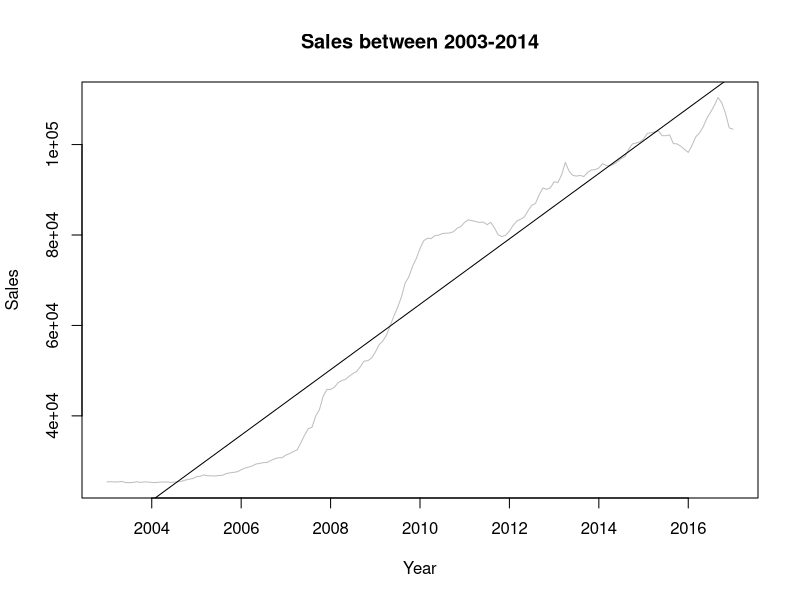
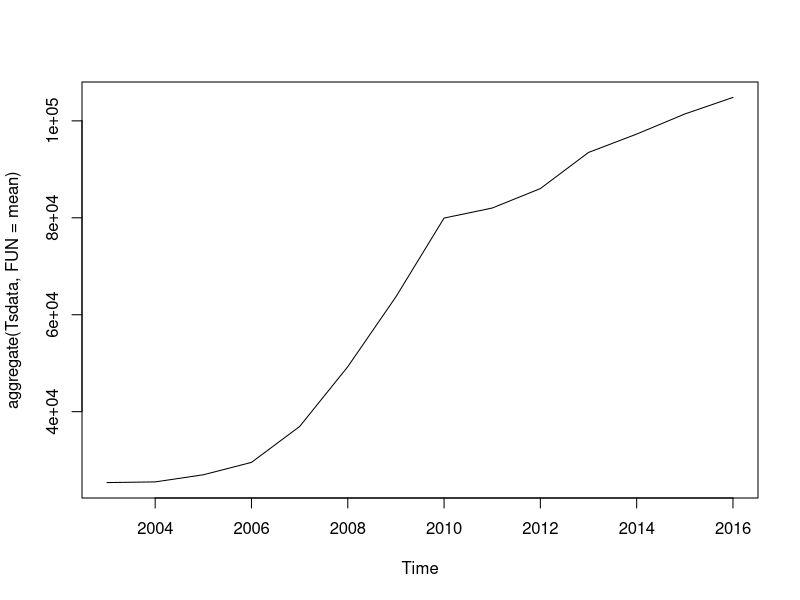
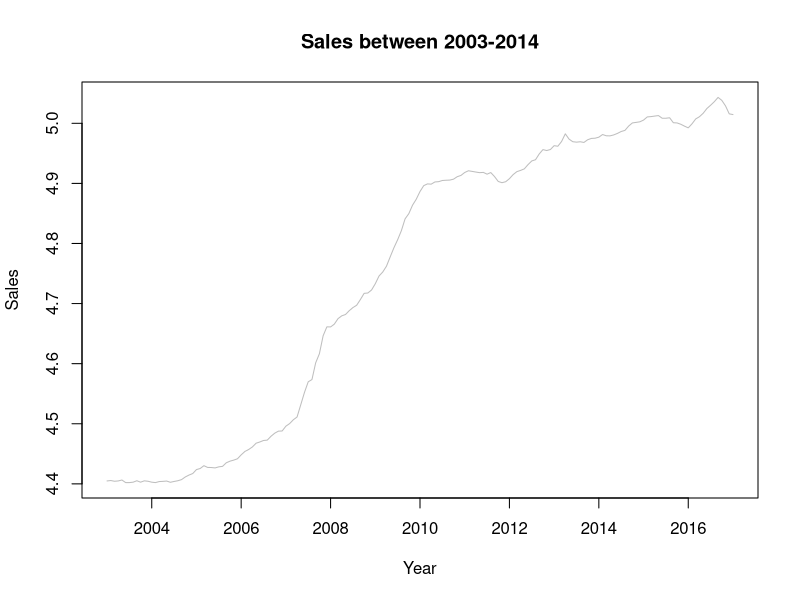
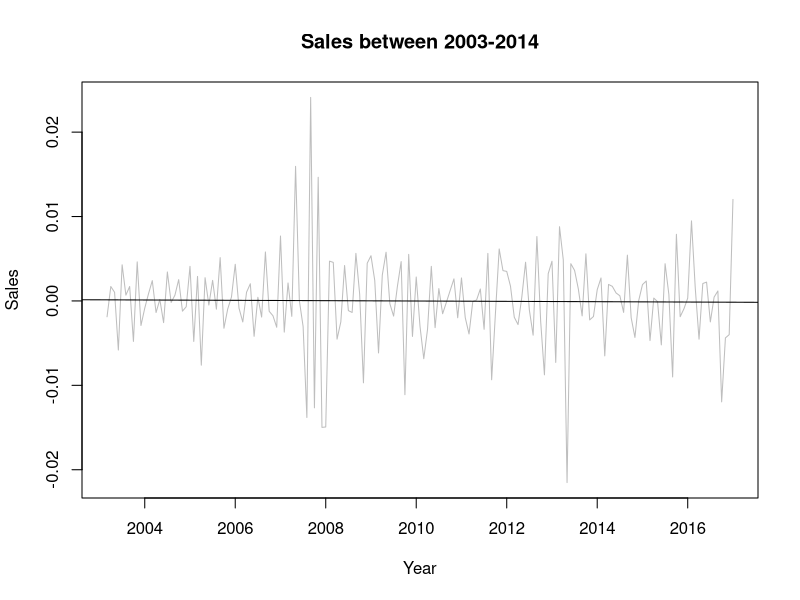
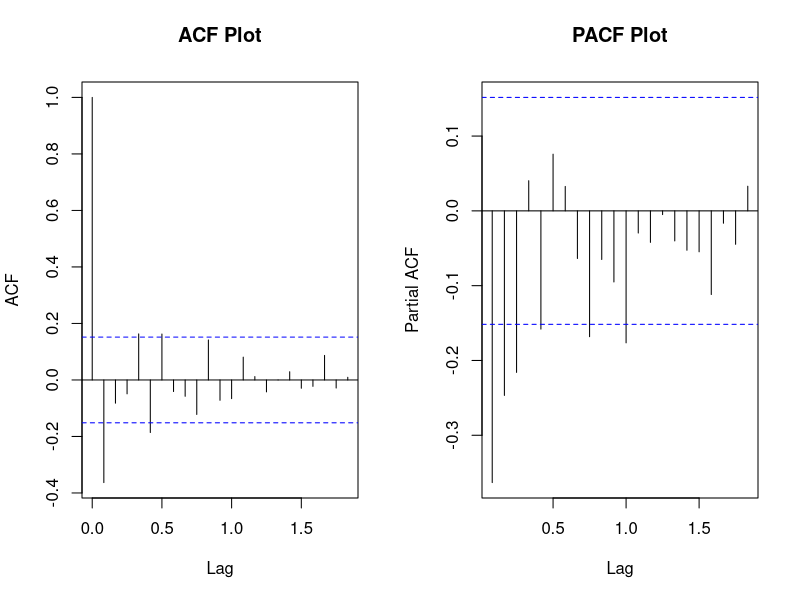
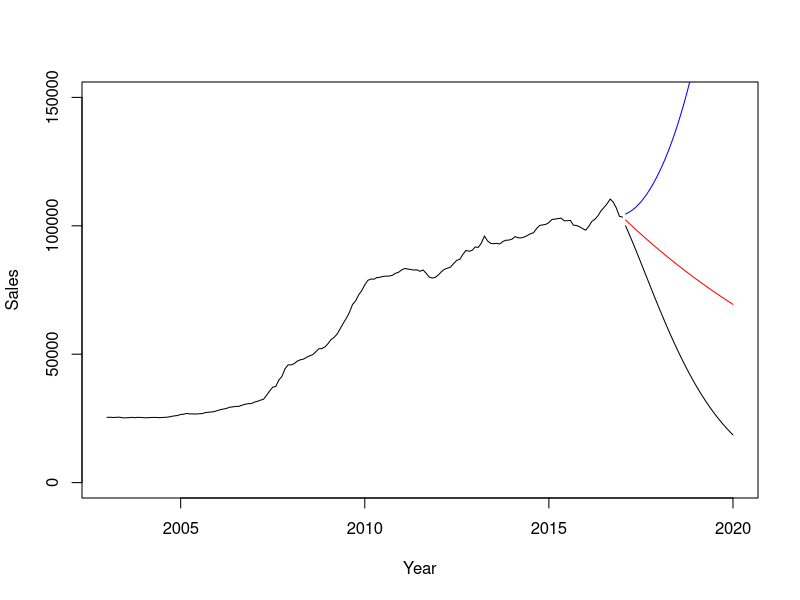
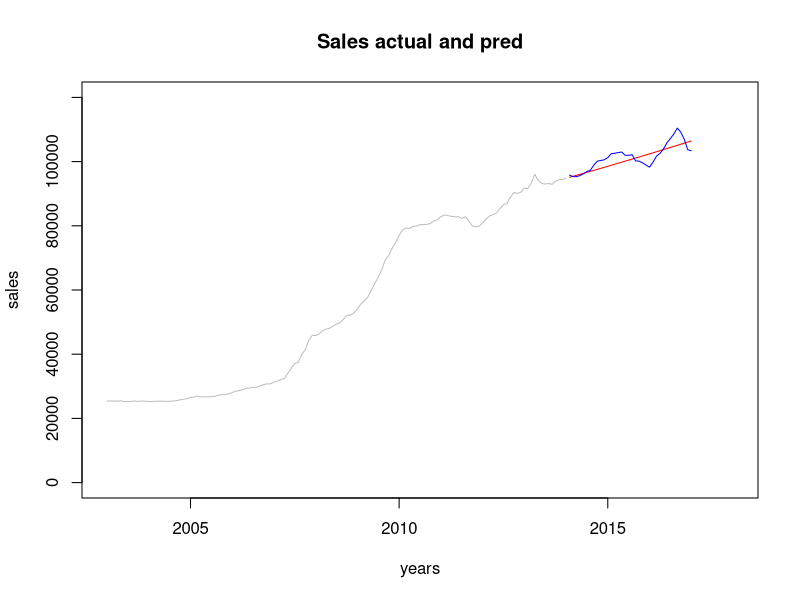

Generate these figures, in order, with R:


#====================================Time series Forcasting Case Study Project==========================================

#--------------------------------------By SHASHANK TANWAR------------------------------------------------------


#----------Preparing Environment for Time Series forcasting---------------------------------------------------


list.of.packages <- c("forecast", "ggplot2","MASS","caTools","sqldf","tseries")
new.packages <- list.of.packages[!(list.of.packages %in% installed.packages()[,"Package"])]
if(length(new.packages)) install.packages(new.packages, repos="http://cran.rstudio.com/")
library(forecast)
library(tseries)

#-------------------Impoting dataset--------------------------------------------------------------------------
path<- "C:/Users/Stark/Documents/ivy files/R/Case studies/Time series case study project/IVY_Time Series Project"
setwd(path)

data<- read.csv("1sales.csv")
Tsdata<- data# backup file

dim(Tsdata)
str(Tsdata)

class(Tsdata)

# checking null values
colSums(is.na(Tsdata)) #no null values found

#----------------------Converting into timeseries dataset----------------------------------------

Tsdata<- ts(Tsdata[,2], start = c(2003,1), frequency = 12 ) 

start(Tsdata)
end(Tsdata)
frequency(Tsdata)

StructTS(Tsdata)

#----------------------Ploting data---------------------------------

plot(Tsdata,ylab="Sales", xlab="Year",main="Sales between 2003-2014",col="grey")
abline(reg = lm(Tsdata~time(Tsdata)))
cycle(Tsdata)
plot(aggregate(Tsdata,FUN=mean))

# the data has trend and drift
#clearly the data is non stationary and also dont have any seasonality

#------------Making data stationary------------------------------------------------------------

#Log transformation
Tsdata_diff1<- log10(Tsdata)
par(mfrow = c(1,1))
plot(Tsdata_diff1,ylab="Sales", xlab="Year",main="Sales between 2003-2014",col="grey")

#differencing and log transformation
Tsdata_diff2<- diff(Tsdata_diff1, differences = 2)

plot(Tsdata_diff2, ylab="Sales", xlab="Year",main="Sales between 2003-2014",col="grey")
abline(reg = lm(Tsdata_diff2~time(Tsdata_diff2)))

# with Log10 and 2 order of differencing makes the series stationary

#-----------------------Checking stationarity by Augmented dicky fuller test--------------------
Tsdata_diff2<- diff(Tsdata_diff1, differences = 2)

adf.test(Tsdata_diff2, alternative = "stationary") # p values is less than 0.05 hence the data is now stationary

#KPSS test

kpss.test(Tsdata_diff2) # stationary

#-----------------------Creating ACF and PACF Plots-------------------------------------------------------------

par(mfrow = c(1,2))

acf(Tsdata_diff2, main= "ACF Plot") # ACF plot to get the degree of MA(q)
pacf(Tsdata_diff2, main = "PACF Plot")# PACF Plot to get the degree of AR(p)

#--------------------Running ARIMA Model-----------------------------------------
ARIMAfit<- arima((Tsdata), c(0,2,1))

summary(ARIMAfit)

#Running the ARIMA model-R, gives the best model fit 
require(forecast)
ARIMAFit1=auto.arima(log10(Tsdata),approximation=TRUE,trace=TRUE)
summary(ARIMAFit1)
ARIMAFit1$residuals

#Predicting future values

pred <- predict(ARIMAFit1, n.ahead = 36)
predicted_values<- 10^(pred$pred)
predicted_values
write.csv(predicted_values, "predicted36.csv")

##Ploting the observed data and forecasted data together
par(mfrow=c(1,1))
plot(Tsdata,type="l", xlim = c(2003,2020), ylim = c(1,150000 ),xlab="Year",ylab="Sales")
lines(10^(pred$pred),col="red")
lines(10^(pred$pred+2*pred$se), col = 'blue')
lines(10^(pred$pred-2*pred$se),col="black")
##############################################################################################

# Checking accuracy by taking shorter sample to predict the known future sales value

Tsdata.train<- head(Tsdata, 133)

Tsdata.test<- tail(Tsdata, 36)


Tsdata.train<- ts(Tsdata.train ,start = c(2003,1),frequency = 12 )
Tsdata.test<- ts(Tsdata.test,start = c(2014,2),frequency = 12 )


start(Tsdata.train)
end(Tsdata.train)

start(Tsdata.test)
end(Tsdata.test)

ARIMAfit_new<- arima(log10(Tsdata.train), c(0,2,1))
summary(ARIMAfit_new)

pred<- predict(ARIMAfit_new, n.ahead = 36)
predicted_values1<- 10^pred$pred
predicted_values1


#Ploting actual and predicted
par(mfrow=c(1,1))
plot(Tsdata.train, xlab= 'years', ylab='sales', ,xlim= c(2003, 2018), ylim = c(1, 120000),main = 'Sales actual and pred', col='grey')
lines(predicted_values1, col= 'red')
lines(Tsdata.test,col='blue')

predicted_values1
Tsdata.test

#==================--------End---=======================================================----------------------------------------------------------








